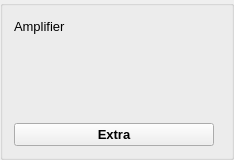
         <widget class="QGroupBox" name="groupBox">
          <property name="minimumSize">
           <size>
            <width>120</width>
            <height>0</height>
           </size>
          </property>
          <property name="font">
           <font>
            <family>Arial</family>
            <pointsize>10</pointsize>
           </font>
          </property>
          <property name="title">
           <string/>
          </property>
          <layout class="QGridLayout" name="gridLayout_9">
           <item row="0" column="0" colspan="2">
            <widget class="QwtKnob" name="sens_rot" native="true">
             <property name="minimumSize">
              <size>
               <width>80</width>
               <height>100</height>
              </size>
             </property>
             <widget class="QLabel" name="label_16">
              <property name="geometry">
               <rect>
                <x>0</x>
                <y>0</y>
                <width>93</width>
                <height>19</height>
               </rect>
              </property>
              <property name="font">
               <font>
                <family>Arial</family>
               </font>
              </property>
              <property name="text">
               <string>Amplifier</string>
              </property>
              <property name="wordWrap">
               <bool>true</bool>
              </property>
             </widget>
            </widget>
           </item>
           <item row="1" column="0">
            <widget class="QPushButton" name="extrasens_btn">
             <property name="minimumSize">
              <size>
               <width>200</width>
               <height>0</height>
              </size>
             </property>
             <property name="font">
              <font>
               <family>Arial</family>
               <pointsize>10</pointsize>
               <weight>75</weight>
               <bold>true</bold>
              </font>
             </property>
             <property name="styleSheet">
              <string notr="true"/>
             </property>
             <property name="text">
              <string>Extra</string>
             </property>
             <property name="checkable">
              <bool>true</bool>
             </property>
            </widget>
           </item>
          </layout>
         </widget>
